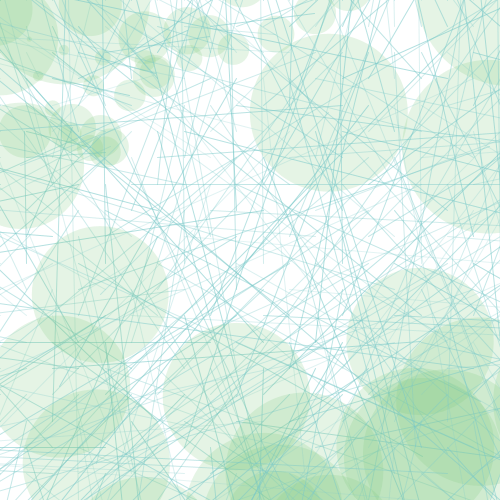
Frame 1 (no input)
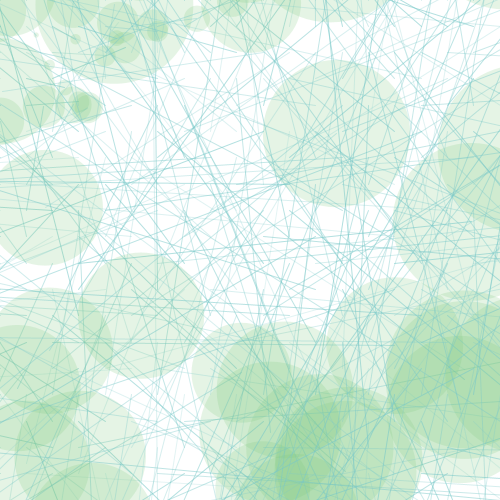
Frame 60 (the mouse pressed at the canvas centre just before this capture)
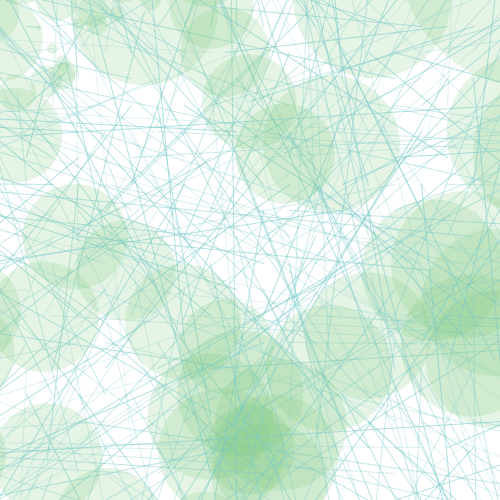
Frame 120 (the mouse held since frame 60 and released just before this capture)

The Processing sketch that drew these frames (run headless with seeded random() and noise(); from frame 60 on, the mouse is pressed at the canvas centre):

// Processing sketch: processing_151698
// ── processing_151698.pde

/*
 * Creative Coding
 * Week 2, 05 - Moving Patterns 1
 * by Indae Hwang and Jon McCormack
 * Copyright (c) 2014 Monash University
 *
 * This sketch builds on the previous sketches, drawing shapes based on the
 * current framerate. The movement of individual shapes combine to create a
 * gestalt field of motion. Use the arrow keys on your keyboard to change the
 * frame rate. 
 * My version is an experiment on softer colours that don't make me feel ill
 */

// variable used to store the current frame rate value
int frame_rate_value;

void setup() {
  size(500, 500);

  frame_rate_value = 300;// change from 6
  frameRate(frame_rate_value);
  rectMode(CENTER);
  background(255);
}


void draw() {

  background(255);

  int num = 20;// change from 20
  int margin = 0;// change from 0
  float gutter = 0; //distance between each cell changed here
  float cellsize = ( width - (2 * margin) - gutter * (num - 1) ) / (num - 1);

  int circleNumber = 0; // counter
  for (int i=0; i<num; i++) {
    for (int j=0; j<num; j++) {
      circleNumber = (i * num) + j; // different way to calculate the circle number from w2_04

      float tx = margin + cellsize * i + gutter * i;
      float ty = margin + cellsize * j + gutter * j;
     
      movingCircle(tx, ty, cellsize*i*j, circleNumber*j);// change from tx,ty,cellsize,circleNumber to make ballons change size
    }
  }
} //end of draw 


void movingCircle(float x, float y, float size, int circleNum) {

  float finalAngle;
  finalAngle = frameCount + circleNum;

  //the rotating angle for each tempX and tempY postion is affected by frameRate and angle;  
  float tempX = x + (size / 2) * sin(PI / frame_rate_value * finalAngle);
  float tempY = y + (size / 2) * cos(PI / frame_rate_value * finalAngle);

  noStroke();
  fill(120,200,120,50); //change colour here
  ellipse(tempX, tempY, size/5, size/5);// change to ellipse here, this line gives ballons
 // rect(tempX, tempY, 1, size*10);//  this line gives vertical strings
  stroke(random(100),0,random(100));//change colour here but this line and next 3 removed mean no strings on balloons
  noFill();
  stroke(120,200,200,random(50,150));// change colour here
  line(x, y, tempX, tempY);
}


/*
 * keyReleased function
 *
 * called automatically by Processing when a keyboard key is released
 */
void keyReleased() {

  // right arrow -- increase frame_rate_value
  if (keyCode == RIGHT && frame_rate_value < 60) {
    frame_rate_value++;
  }

  // left arrow -- decrease frame_rate_value
  if ( keyCode == LEFT && frame_rate_value > 1) {
    frame_rate_value--;
  }

  // set the frameRate and print current value on the screen
  frameRate(frame_rate_value);
  println("Current frame Rate is: " + frame_rate_value);
}
